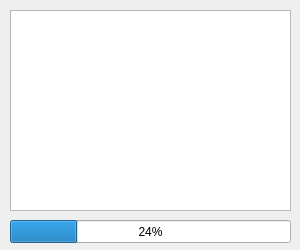
<?xml version="1.0" encoding="UTF-8"?>
<ui version="4.0">
 <class>Form</class>
 <widget class="QWidget" name="Form">
  <property name="geometry">
   <rect>
    <x>0</x>
    <y>0</y>
    <width>300</width>
    <height>250</height>
   </rect>
  </property>
  <property name="windowTitle">
   <string>Form</string>
  </property>
  <widget class="QProgressBar" name="progressBar">
   <property name="geometry">
    <rect>
     <x>10</x>
     <y>220</y>
     <width>281</width>
     <height>23</height>
    </rect>
   </property>
   <property name="value">
    <number>24</number>
   </property>
  </widget>
  <widget class="QTextEdit" name="textEdit">
   <property name="geometry">
    <rect>
     <x>10</x>
     <y>10</y>
     <width>281</width>
     <height>201</height>
    </rect>
   </property>
  </widget>
 </widget>
 <resources/>
 <connections/>
</ui>
